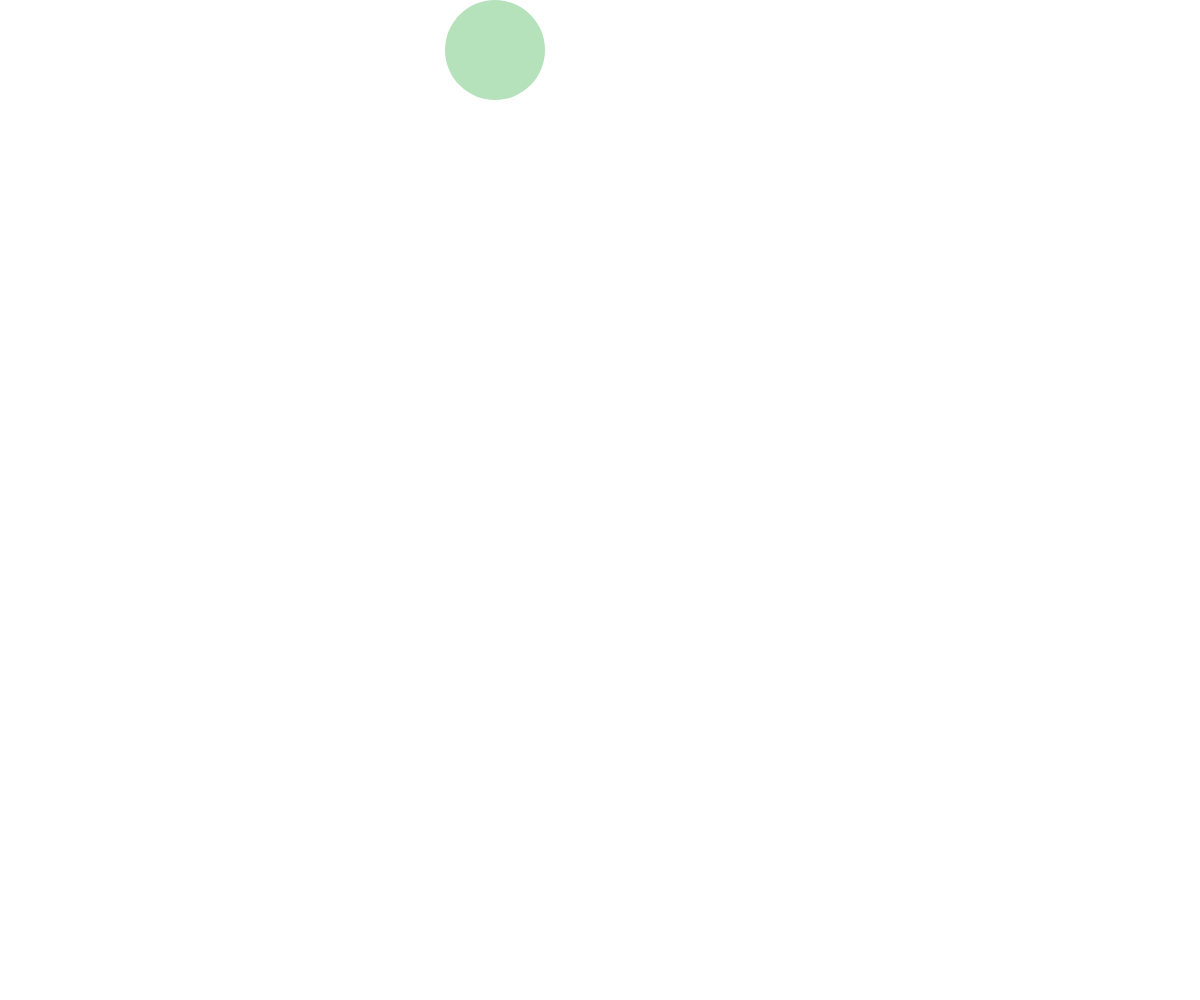
Frame 1 (no input)
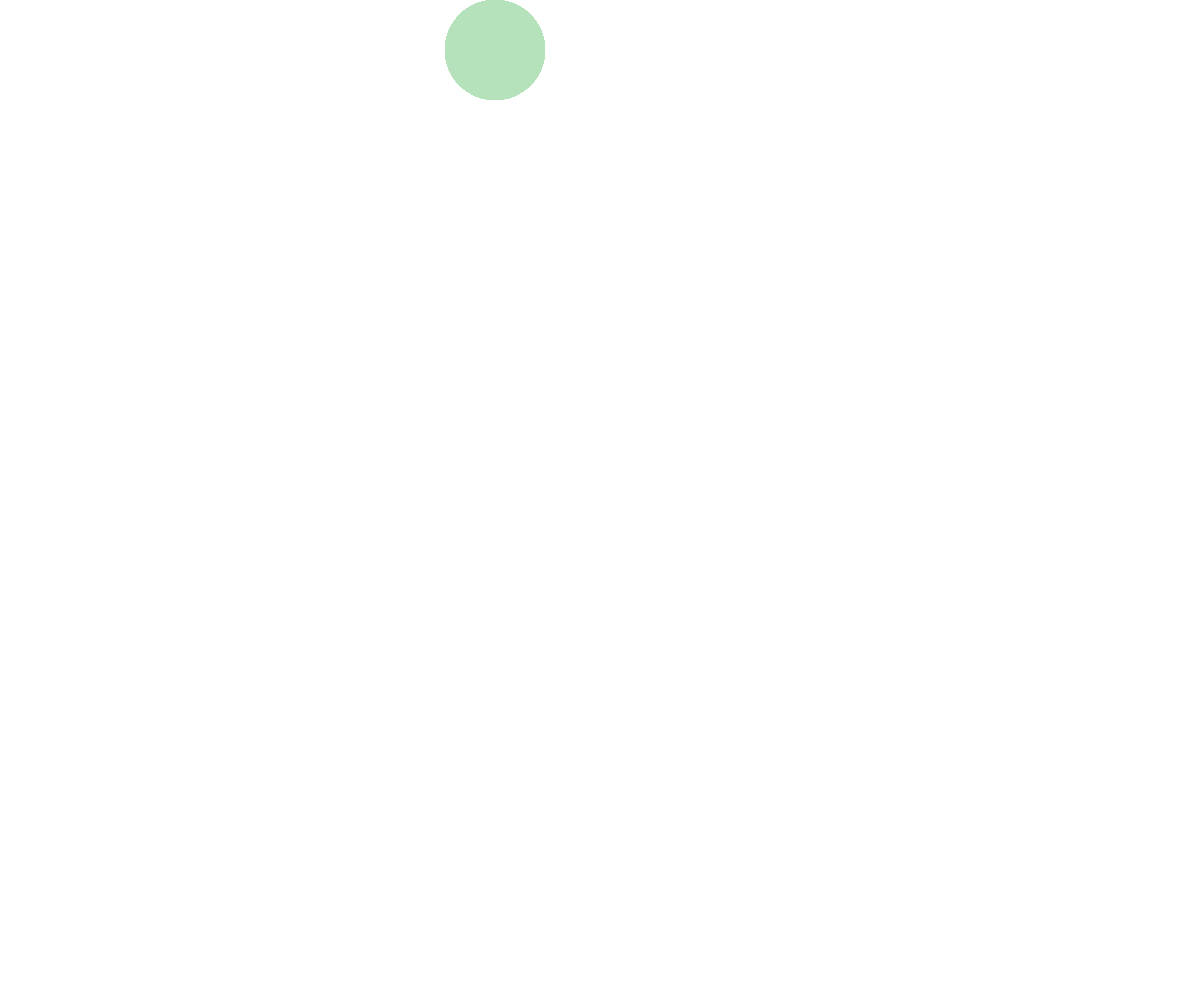
Frame 60 (no input)
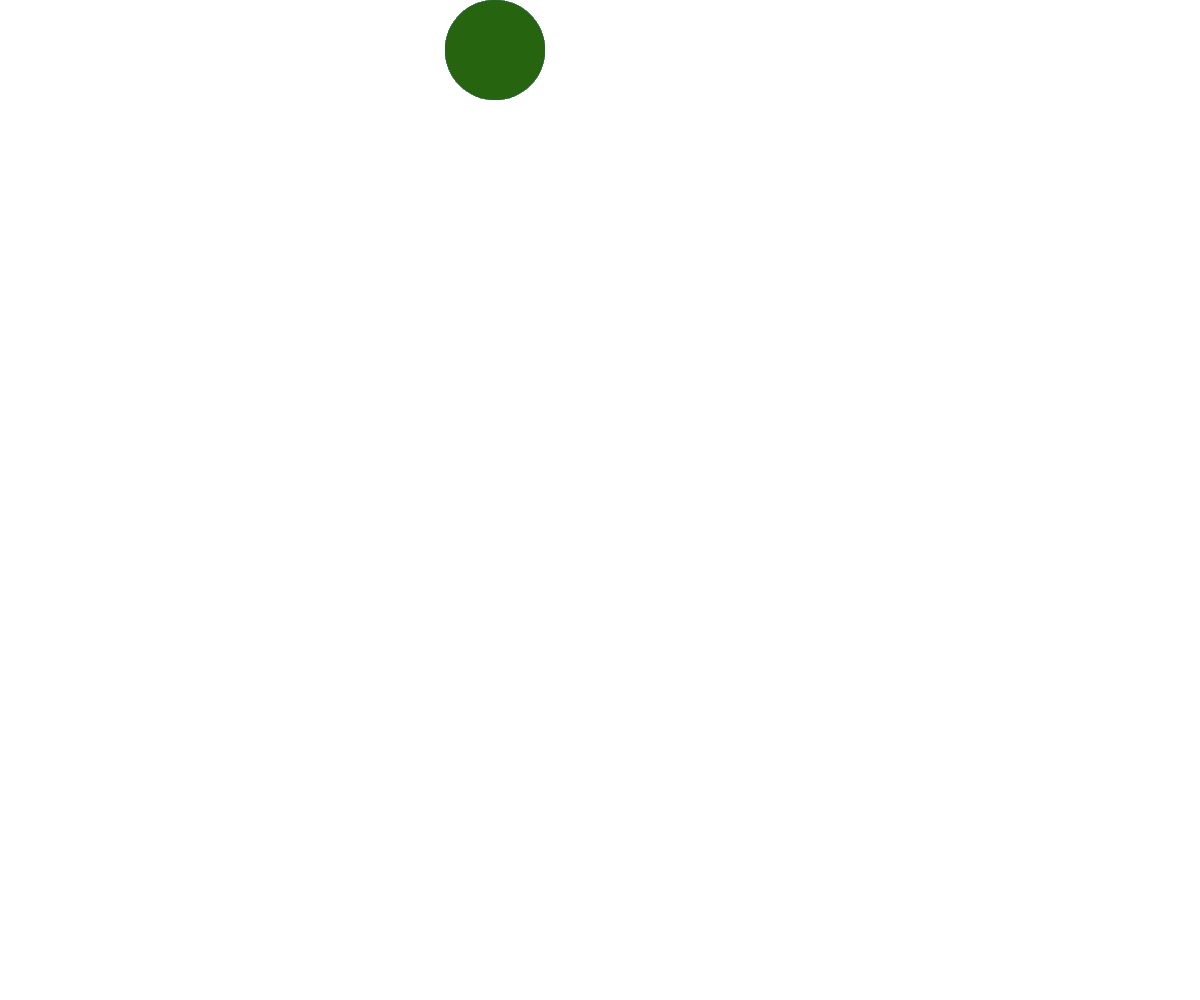
Frame 120 (the mouse pressed at the canvas centre since frame 60)

The p5.js sketch that drew these frames (run headless with seeded random() and noise() and a simulated clock; from frame 60 on, the mouse is pressed at the canvas centre):

// p5.js sketch
// ── sketch.js
function setup () {
  createCanvas (windowWidth, windowHeight);
}

function draw () {
  if (mouseIsPressed == true) {
  	noStroke();
    fill(random (255), random(255), random(255)); 
  } else {
    fill(181, 226, 187);
    noStroke();
  }
  ellipse(495, 50, 100, 100);
}
// ── main.css


#kitten {
	position: relative;
	left:25px;
	top: 367px;
	font-size:9px;
	color: #81eff9;

}


.text {
	position: relative;
	top:  35px;
	left: 50px;
	font-family: 'Futura', sans-serif;
	color: #304b56;
	font-size: 15px;
	letter-spacing: 2px;
	line-height: 65px;
}

.container {
	position:relative;
	top:10px;
	width: 400px;
/*	border: 1px solid blue;*/
	margin: auto;
	font-family: 'Futura', sans-serif;
	color: #304b56;
	font-size: 15px;
	letter-spacing: 2px;
/*	background-color:pink;*/
}

.overall {
	float:left;
	width: 100px;
	height: 100px;
	background: #e3f9f9;
	/*border: 3px solid pink;*/
	-moz-border-radius: 50px;
	-webkit-border-radius: 50px;
	position: relative;
	top: -100px;
	margin: 10px;
	z-index:2;
}

#button2{
	transition: background 2s ease;
	position: relative;
}

#button2:hover {
	background: #f7d9f4;	
}

#button5{
	transition: all 2s ease;
}

#button5:hover {
	border-radius: 0;
	background: #dcf9d9;
}

#button3{
	transition: border 2s ease;
/*	transition: background;	*/
}

#button3:hover{
	border: dotted 3px #67edfc;
/*	background: white;*/
}

#button1{
	transition: background 1s ease;
}

#button1:hover{
	background: white;
	
}

#button4{
	transition: all 1s ease;
}

#button4:hover{
	transform: skew(20deg);
	background: #f6dcf7;
}

#button10{
	transition: all ease 2s;
}

#button10:hover{
	background:rgba(252, 221, 217, 0.4);
}

#button6{
	transition: all 2s ease;	
}
	
#button6:hover{
	border-radius:0;
	transform: matrix(1, -0.3, 0, 1, 0, 0);
	background-color:#f6f9d4;
}

#button9{
	transition: all 2s ease ;
}

#button9:hover{
	transform: translate(400px,0);
	background: #ade7ed;
}

#button11{
	z-index: 1;
	transition: all 2s ease;
}

#button11:hover {
	transform: scale(20);
/*	background-color: #b8bfed;*/
	background-color: #ade7ed;
}

#button8 {
	transition: all 2s ease;
}

#button8:hover{
	background-color:#f9d9e3;
	border-radius: 0;
	transform: translate(350px, -350px) rotate(360deg);
	
}

#button7{
	transition: all 2s ease;
}

#button7:hover {
	background-color:#e7f9d9;
	border-radius: 0;
	transform: rotate(360deg);
}

#button12{
	transition: all 3s ease;	
}
		

#button12:hover{
	animation-duration: 3s;
  animation-name: bounceIn;
	animation: bounceIn 3s;
}

@keyframes bounceIn {
  0% {
    transform: scale(0.1);
    opacity: 0;
  }
  60% {
    transform: scale(1.2);
    opacity: 1;
  }
  100% {
    transform: scale(1);
  }
}
